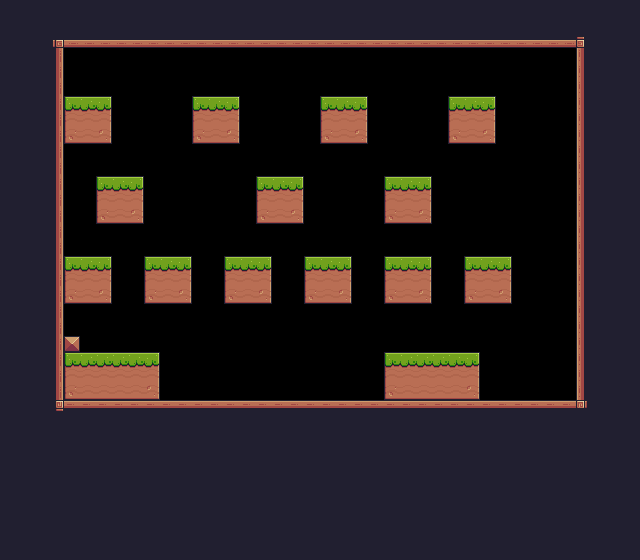

A level layout from a 2D game, rendered from its tile map. Below: a short description, then the map file with its tile-grid data intact:
An orthogonal 40x35 tile map with 16x16 px tiles, 1 tile layer (Background) and 33 objects (13x Platform, 6x Fruit, 3x FallingPlatform, Player, Mushroom, ...).

<map version="1.10" tiledversion="1.12.1" orientation="orthogonal" renderorder="right-down" width="40" height="35" tilewidth="16" tileheight="16" infinite="0" nextlayerid="4" nextobjectid="16">
 <tileset firstgid="1" source="Pixel Adventure.tsx" />
 <layer id="1" name="Background" width="40" height="35">
  <properties>
   <property name="BackgroundColor" value="Purple" />
  </properties>
  <data encoding="csv">
24,24,24,24,24,24,24,24,24,24,24,24,24,24,24,24,24,24,24,24,24,24,24,24,24,24,24,24,24,24,24,24,24,24,24,24,24,24,24,24,
24,24,24,24,24,24,24,24,24,24,24,24,24,24,24,24,24,24,24,24,24,24,24,24,24,24,24,24,24,24,24,24,24,24,24,24,24,24,24,24,
24,24,24,92,134,134,134,134,134,134,134,134,134,134,134,134,134,134,134,134,134,134,134,134,134,134,134,134,134,134,134,134,134,134,134,134,93,24,24,24,
24,24,24,113,0,0,0,0,0,0,0,0,0,0,0,0,0,0,0,0,0,0,0,0,0,0,0,0,0,0,0,0,0,0,0,0,111,24,24,24,
24,24,24,113,0,0,0,0,0,0,0,0,0,0,0,0,0,0,0,0,0,0,0,0,0,0,0,0,0,0,0,0,0,0,0,0,111,24,24,24,
24,24,24,113,0,0,0,0,0,0,0,0,0,0,0,0,0,0,0,0,0,0,0,0,0,0,0,0,0,0,0,0,0,0,0,0,111,24,24,24,
24,24,24,113,7,8,9,0,0,0,0,0,7,8,9,0,0,0,0,0,7,8,9,0,0,0,0,0,7,8,9,0,0,0,0,0,111,24,24,24,
24,24,24,113,29,30,31,0,0,0,0,0,29,30,31,0,0,0,0,0,29,30,31,0,0,0,0,0,29,30,31,0,0,0,0,0,111,24,24,24,
24,24,24,113,51,52,53,0,0,0,0,0,51,52,53,0,0,0,0,0,51,52,53,0,0,0,0,0,51,52,53,0,0,0,0,0,111,24,24,24,
24,24,24,113,0,0,0,0,0,0,0,0,0,0,0,0,0,0,0,0,0,0,0,0,0,0,0,0,0,0,0,0,0,0,0,0,111,24,24,24,
24,24,24,113,0,0,0,0,0,0,0,0,0,0,0,0,0,0,0,0,0,0,0,0,0,0,0,0,0,0,0,0,0,0,0,0,111,24,24,24,
24,24,24,113,0,0,7,8,9,0,0,0,0,0,0,0,7,8,9,0,0,0,0,0,7,8,9,0,0,0,0,0,0,0,0,0,111,24,24,24,
24,24,24,113,0,0,29,30,31,0,0,0,0,0,0,0,29,30,31,0,0,0,0,0,29,30,31,0,0,0,0,0,0,0,0,0,111,24,24,24,
24,24,24,113,0,0,51,52,53,0,0,0,0,0,0,0,51,52,53,0,0,0,0,0,51,52,53,0,0,0,0,0,0,0,0,0,111,24,24,24,
24,24,24,113,0,0,0,0,0,0,0,0,0,0,0,0,0,0,0,0,0,0,0,0,0,0,0,0,0,0,0,0,0,0,0,0,111,24,24,24,
24,24,24,113,0,0,0,0,0,0,0,0,0,0,0,0,0,0,0,0,0,0,0,0,0,0,0,0,0,0,0,0,0,0,0,0,111,24,24,24,
24,24,24,113,7,8,9,0,0,7,8,9,0,0,7,8,9,0,0,7,8,9,0,0,7,8,9,0,0,7,8,9,0,0,0,0,111,24,24,24,
24,24,24,113,29,30,31,0,0,29,30,31,0,0,29,30,31,0,0,29,30,31,0,0,29,30,31,0,0,29,30,31,0,0,0,0,111,24,24,24,
24,24,24,113,51,52,53,0,0,51,52,53,0,0,51,52,53,0,0,51,52,53,0,0,51,52,53,0,0,51,52,53,0,0,0,0,111,24,24,24,
24,24,24,113,0,0,0,0,0,0,0,0,0,0,0,0,0,0,0,0,0,0,0,0,0,0,0,0,0,0,0,0,0,0,0,0,111,24,24,24,
24,24,24,113,0,0,0,0,0,0,0,0,0,0,0,0,0,0,0,0,0,0,0,0,0,0,0,0,0,0,0,0,0,0,0,0,111,24,24,24,
24,24,24,113,35,0,0,0,0,0,0,0,0,0,0,0,0,0,0,0,0,0,0,0,0,0,0,0,0,0,0,0,0,0,0,0,111,24,24,24,
24,24,24,113,7,8,8,8,8,9,0,0,0,0,0,0,0,0,0,0,0,0,0,0,7,8,8,8,8,9,0,0,0,0,0,0,111,24,24,24,
24,24,24,113,29,30,30,30,30,31,0,0,0,0,0,0,0,0,0,0,0,0,0,0,29,30,30,30,30,31,0,0,0,0,0,0,111,24,24,24,
24,24,24,113,51,52,52,52,52,53,0,0,0,0,0,0,0,0,0,0,0,0,0,0,51,52,52,52,52,53,0,0,0,0,0,0,111,24,24,24,
24,24,24,114,90,90,90,90,90,90,90,90,90,90,90,90,90,90,90,90,90,90,90,90,90,90,90,90,90,90,90,90,90,90,90,90,115,24,24,24,
24,24,24,24,24,24,24,24,24,24,24,24,24,24,24,24,24,24,24,24,24,24,24,24,24,24,24,24,24,24,24,24,24,24,24,24,24,24,24,24,
24,24,24,24,24,24,24,24,24,24,24,24,24,24,24,24,24,24,24,24,24,24,24,24,24,24,24,24,24,24,24,24,24,24,24,24,24,24,24,24,
24,24,24,24,24,24,24,24,24,24,24,24,24,24,24,24,24,24,24,24,24,24,24,24,24,24,24,24,24,24,24,24,24,24,24,24,24,24,24,24,
24,24,24,24,24,24,24,24,24,24,24,24,24,24,24,24,24,24,24,24,24,24,24,24,24,24,24,24,24,24,24,24,24,24,24,24,24,24,24,24,
24,24,24,24,24,24,24,24,24,24,24,24,24,24,24,24,24,24,24,24,24,24,24,24,24,24,24,24,24,24,24,24,24,24,24,24,24,24,24,24,
24,24,24,24,24,24,24,24,24,24,24,24,24,24,24,24,24,24,24,24,24,24,24,24,24,24,24,24,24,24,24,24,24,24,24,24,24,24,24,24,
24,24,24,24,24,24,24,24,24,24,24,24,24,24,24,24,24,24,24,24,24,24,24,24,24,24,24,24,24,24,24,24,24,24,24,24,24,24,24,24,
24,24,24,24,24,24,24,24,24,24,24,24,24,24,24,24,24,24,24,24,24,24,24,24,24,24,24,24,24,24,24,24,24,24,24,24,24,24,24,24,
24,24,24,24,24,24,24,24,24,24,24,24,24,24,24,24,24,24,24,24,24,24,24,24,24,24,24,24,24,24,24,24,24,24,24,24,24,24,24,24
</data>
 </layer>
 <objectgroup id="2" name="Spawnpoints">
  <object id="1" name="Player" type="Player" x="80" y="336" width="32" height="32" />
  <object id="2" name="Apple" type="Fruit" x="96" y="304" width="32" height="32" />
  <object id="3" name="Kiwi" type="Fruit" x="176" y="248" width="32" height="32" />
  <object id="4" name="Melon" type="Fruit" x="248" y="216" width="32" height="32" />
  <object id="5" name="Orange" type="Fruit" x="320" y="184" width="32" height="32" />
  <object id="6" name="Bananas" type="Fruit" x="416" y="224" width="32" height="32" />
  <object id="7" name="Cherries" type="Fruit" x="176" y="88" width="32" height="32" />
  <object id="8" name="Mushroom" type="Mushroom" x="384" y="336" width="32" height="32">
   <properties>
    <property name="offNeg" type="float" value="2" />
    <property name="offPos" type="float" value="2" />
   </properties>
  </object>
  <object id="9" name="Bunny" type="Bunny" x="433.645" y="305.558" width="34" height="44">
   <properties>
    <property name="offNeg" type="float" value="1.5" />
    <property name="offPos" type="float" value="1.5" />
   </properties>
  </object>
  <object id="10" type="FallingPlatform" x="176" y="288" width="32" height="10" />
  <object id="11" type="FallingPlatform" x="248" y="256" width="32" height="10" />
  <object id="12" type="FallingPlatform" x="320" y="224" width="32" height="10" />
  <object id="13" type="Saw" x="368" y="304" width="32" height="32">
   <properties>
    <property name="isVertical" type="bool" value="false" />
    <property name="offNeg" type="float" value="2" />
    <property name="offPos" type="float" value="2" />
   </properties>
  </object>
  <object id="14" type="Checkpoint" x="510.378" y="333.837" width="64" height="64" />
 </objectgroup>
 <objectgroup id="3" name="Collisions">
  <object id="50" x="48" y="32" width="16" height="368" />
  <object id="51" x="64" y="32" width="528" height="16" />
  <object id="52" x="576" y="48" width="16" height="352" />
  <object id="53" x="64" y="400" width="512" height="16" />
  <object id="54" x="64" y="352" width="96" height="32" />
  <object id="55" type="Platform" x="64" y="112" width="48" height="16" />
  <object id="56" type="Platform" x="192" y="112" width="48" height="16" />
  <object id="57" type="Platform" x="320" y="112" width="48" height="16" />
  <object id="58" type="Platform" x="448" y="112" width="48" height="16" />
  <object id="59" type="Platform" x="96" y="192" width="48" height="16" />
  <object id="60" type="Platform" x="256" y="192" width="48" height="16" />
  <object id="61" type="Platform" x="384" y="192" width="48" height="16" />
  <object id="62" type="Platform" x="64" y="272" width="80" height="16" />
  <object id="63" type="Platform" x="144" y="272" width="48" height="16" />
  <object id="64" x="384" y="352" width="96" height="32" />
  <object id="65" type="Platform" x="224" y="272" width="48" height="16" />
  <object id="66" type="Platform" x="304" y="272" width="48" height="16" />
  <object id="67" type="Platform" x="384" y="272" width="48" height="16" />
  <object id="68" type="Platform" x="464" y="272" width="48" height="16" />
 </objectgroup>
</map>
